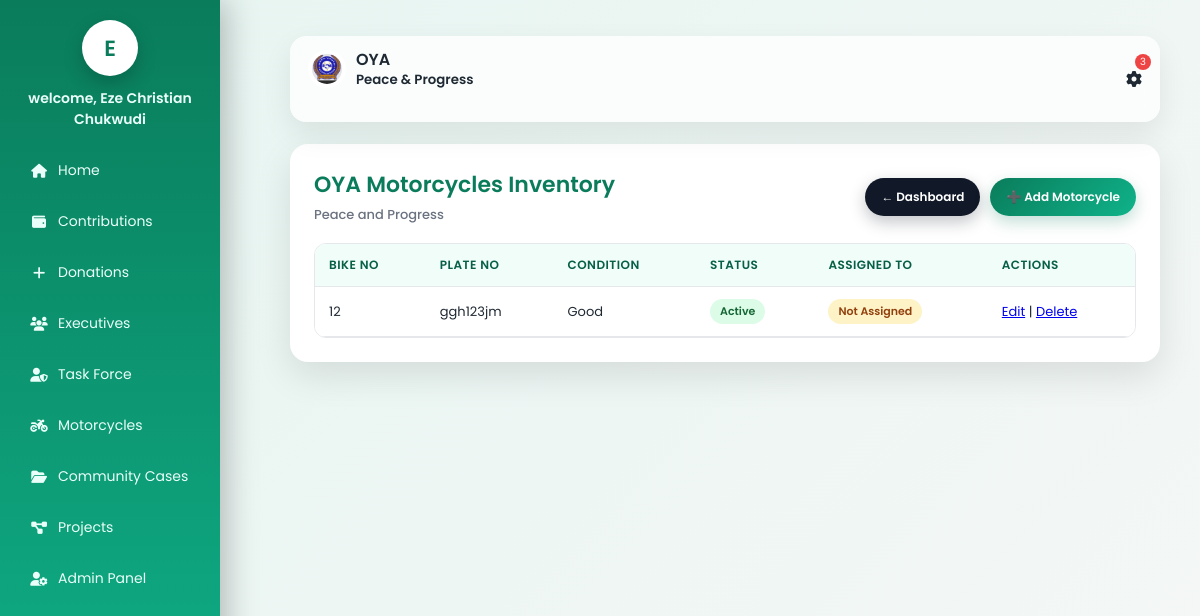
Page /motorcycles/ (signed in) on the committed database.
### accounts/models.py (models this page shows, shortened)
class Member(models.Model):
    ROLE_CHOICES = [
        ('admin', 'Admin'),
        ('executive', 'Executive'),
        ('member', 'Floor Member'),
    ]
    STATUS_CHOICES = [
        ('active', 'Active'),
        ('inactive', 'Inactive'),
        ('suspended', 'Suspended'),
    ]
    serial_number = models.CharField(max_length=20, unique=True)
    full_name = models.CharField(max_length=200)
    phone_number = models.CharField(max_length=20)
    gender = models.CharField(max_length=10)
    age = models.PositiveIntegerField()
    role = models.CharField(max_length=20, choices=ROLE_CHOICES)
    executive_position = models.CharField(max_length=100, null=True, blank=True)
    status = models.CharField(max_length=20, choices=STATUS_CHOICES)
    year_joined = models.PositiveIntegerField()
    password = models.CharField(max_length=128)  # hashed later
    created_at = models.DateTimeField(auto_now_add=True)

### taskforce/models.py (models this page shows, shortened)
class Motorcycle(models.Model):
    bike_number = models.CharField(max_length=50)
    plate_number = models.CharField(max_length=50)
    condition = models.CharField(max_length=100)
    assigned_to = models.ForeignKey(TaskForce, on_delete=models.SET_NULL, null=True, blank=True)
    status = models.CharField(max_length=50)

### accounts/decorators.py (the view)
    def wrapper(request, *args, **kwargs):
        if not request.session.get('member_id'):
            return redirect('login')
        return view_func(request, *args, **kwargs)

### taskforce/views.py (called while the page is built)
@login_required
def motorcycles_list(request):
    member = Member.objects.get(id=request.session['member_id'])
    announcements_count = Announcement.objects.filter(is_active=True).count()
    minutes_count = MeetingMinute.objects.count()
    bikes = Motorcycle.objects.select_related('assigned_to__member').all()
    return render(request, 'taskforce/motorcycles_list.html', {
        'bikes': bikes,
        'member': member,
        'announcements_count': announcements_count,
        'minutes_count': minutes_count,
    })

### taskforce/templates/taskforce/motorcycles_list.html (shortened to what this page needs)
{% load static %}
<!DOCTYPE html>
<html lang="en">
<head>
  <link rel="stylesheet" href="https://cdnjs.cloudflare.com/ajax/libs/font-awesome/6.5.0/css/all.min.css">
    <link rel="stylesheet" href="{% static 'taskforce/css/styles.css' %}">
</head>
<body>
	<aside class="sidebar" id="sidebar">
		<div class="brand">
			<a href="{% url 'dashboard' %}" style="text-decoration: none;"><div class="avatar">{{ member.full_name|slice:":1" }}</div></a>
		</div>
		<strong>welcome, {{ member.full_name }}</strong>
		<nav class="menu">
			<a href="{% url 'dashboard' %}"><i class="fa fa-home"></i> Home</a>
			<a href="{% url 'contributions_list' %}"><i class="fa fa-wallet"></i> Contributions</a>
			<a href="{% url 'donation_list' %}"><i class="fa fa-plus"></i> Donations</a>
			<a href="{% url 'executives_list' %}"><i class="fa fa-users"></i> Executives</a>
			<a href="{% url 'taskforce_list' %}"><i class="fa fa-user-shield"></i> Task Force</a>
			<a href="{% url 'motorcycles_list' %}"><i class="fa fa-motorcycle"></i> Motorcycles</a>
			<a href="{% url 'cases_list' %}"><i class="fa fa-folder-open"></i> Community Cases</a>
			<a href="{% url 'projects_list' %}"><i class="fa fa-diagram-project"></i> Projects</a>
			{% if request.session.member_role == 'admin' %}
			<a href="{% url 'admin_dashboard' %}"><i class="fa fa-user-cog"></i> Admin Panel</a>
			{% endif %}
		</nav>
	</aside>
  <main class="main">
   <div class="topbar">
  <div class="left-top">
    <div class="brand">
      <img src="{% static 'taskforce/images/oya logo.jpeg' %}" alt="OYA Logo">
      <span>
        OYA<br>
        <small>Peace & Progress</small>
      </span>
    </div>
  </div>
  <div class="actions">
    <div class="profile" onclick="toggleProfile()">
      <span class="badge-noty">
        {{ announcements_count|add:minutes_count }}
      </span>
      <i class="fa fa-cog"></i>
    </div>
  </div>
</div>
  <div class="container">
    <div class="header">
      <div class="title">
        <h2>OYA Motorcycles Inventory</h2>
        <p>Peace and Progress</p>
      </div>
      <div class="actions">
        <a href="{% url 'dashboard' %}" class="btn secondary">← Dashboard</a>
        {% if request.session.member_role == "admin" %}
          <a href="{% url 'add_motorcycle' %}" class="btn">➕ Add Motorcycle</a>
        {% endif %}
      </div>
    </div>
    <div class="table-wrap">
      <table>
        <thead>
          <tr>
            <th>Bike No</th>
            <th>Plate No</th>
            <th>Condition</th>
            <th>Status</th>
            <th>Assigned To</th>
            <th>Actions</th>
          </tr>
        </thead>
        <tbody>
          {% for bike in bikes %}
          <tr>
            <td>{{ bike.bike_number }}</td>
            <td>{{ bike.plate_number }}</td>
            <td>{{ bike.condition|title }}</td>
            <td>
              <span class="status {% if bike.status == 'active' %}active{% else %}inactive{% endif %}">
                {{ bike.status|title }}
              </span>
            </td>
            <td>
              {% if bike.assigned_to %}
                <span class="status assigned">{{ bike.assigned_to.member.full_name }}</span>
              {% else %}
                <span class="status unassigned">Not Assigned</span>
              {% endif %}
            </td>
            {% if request.session.member_role == "admin" %}
            <td>
                <a href="{% url 'edit_motorcycle' bike.id %}">Edit</a> |
                 <a href="{% url 'delete_motorcycle' bike.id %}">Delete</a>
            </td>
            {% endif %}
          </tr>
          {% empty %}
          <tr>
            <td colspan="5" class="empty">No motorcycles added yet.</td>
          </tr>
          {% endfor %}
        </tbody>
      </table>
    </div>
  </div>
    </main>
</body>
</html>

### taskforce/static/taskforce/css/styles.css (style rules this page uses)
:root { --primary: #0a7c5b; --bg: #f5f7f6; --card: #ffffff; --text: #1f2933; --muted: #6b7280; --shadow: 0 10px 25px rgba(0,0,0,.08); --radius: 16px; }
* { box-sizing: border-box; }
body { margin: 0; font-family: 'Poppins', sans-serif; background: var(--bg); color: var(--text); min-height: 100vh; display: flex; }
.sidebar { width:220px; background:linear-gradient(180deg,#0a7c5b,#0fb38a); color:#eafff9; padding:20px 18px; position:fixed; inset:0 auto 0 0; z-index:1000; box-shadow:6px 0 30px rgba(0,0,0,.25); transition:transform .3s ease; }
.sidebar .brand { display:flex; justify-content:center; margin-bottom:12px; }
.sidebar .avatar { width:56px; height:56px; border-radius:50%; background:#fff; color:#0a7c5b; display:grid; place-items:center; font-size:22px; font-weight:600; box-shadow:0 8px 20px rgba(0,0,0,.2); }
.sidebar strong { display:block; text-align:center; margin-top:8px; font-weight:600; font-size:14px; }
.menu { margin-top:12px; }
.menu a { display:flex; align-items:center; gap:12px; padding:11px 14px; border-radius:12px; color:#eafff9; text-decoration:none; font-size:14px; margin-bottom:6px; }
.menu a i { width:18px; text-align:center; }
.brand { display: flex; align-items: center; gap: 10px; margin-bottom: 20px; }
.brand img { width: 42px; height: 42px; object-fit: contain; border-radius: 50%; background: #fff; padding: 4px; }
.brand span { font-weight: 600; font-size: 16px; line-height: 1.2; }
.menu a { display: flex; align-items: center; gap: 10px; padding: 12px; border-radius: 10px; text-decoration: none; color: #eafff9; margin-bottom: 6px; }
.main { margin-left: 250px; width: 100%; padding: 16px 20px 30px; }
.topbar { position:sticky; top:0; display:flex; justify-content:space-between; align-items:center; padding:14px 18px; margin-bottom:22px; background:rgba(255,255,255,.75); backdrop-filter:blur(10px); border-radius:16px; box-shadow:0 12px 30px rgba(0,0,0,.08); z-index:50; }
.left-top { display: flex; align-items: center; gap: 10px; }
.topbar .brand { display:flex; align-items:center; gap:10px; }
.topbar .brand img { width:38px; height:38px; border-radius:50%; background:#fff; padding:4px; }
.actions { display: flex; align-items: center; gap: 10px; position: relative; z-index: 60; }
.badge-noty { position: absolute; top: -17px; right: -9px; background: #ef4444; color: #fff; font-size: 10px; border-radius: 50%; padding: 0px 5px; }
.profile { cursor:pointer; display:flex; align-items:center; gap:8px; }
.avatar { width: 32px; height: 32px; border-radius: 50%; background: linear-gradient(135deg, #0a7c5b, #0fb38a); color: #fff; display: grid; place-items: center; font-weight: 600; }
.btn { background: #fff; color: #0a7c5b; border-radius: 10px; padding: 10px 14px; text-decoration: none; font-weight: 600; border: none; cursor: pointer; }

### rows in the picture
Member: full_name "E", full_name "Eze Christian Chukwudi"
Motorcycle: bike_number "12", plate_number "ggh123jm", condition "Good", status "Active", shows "Not Assigned"

### other values in the picture
{{ announcements_count|add:minutes_count }} "3"
